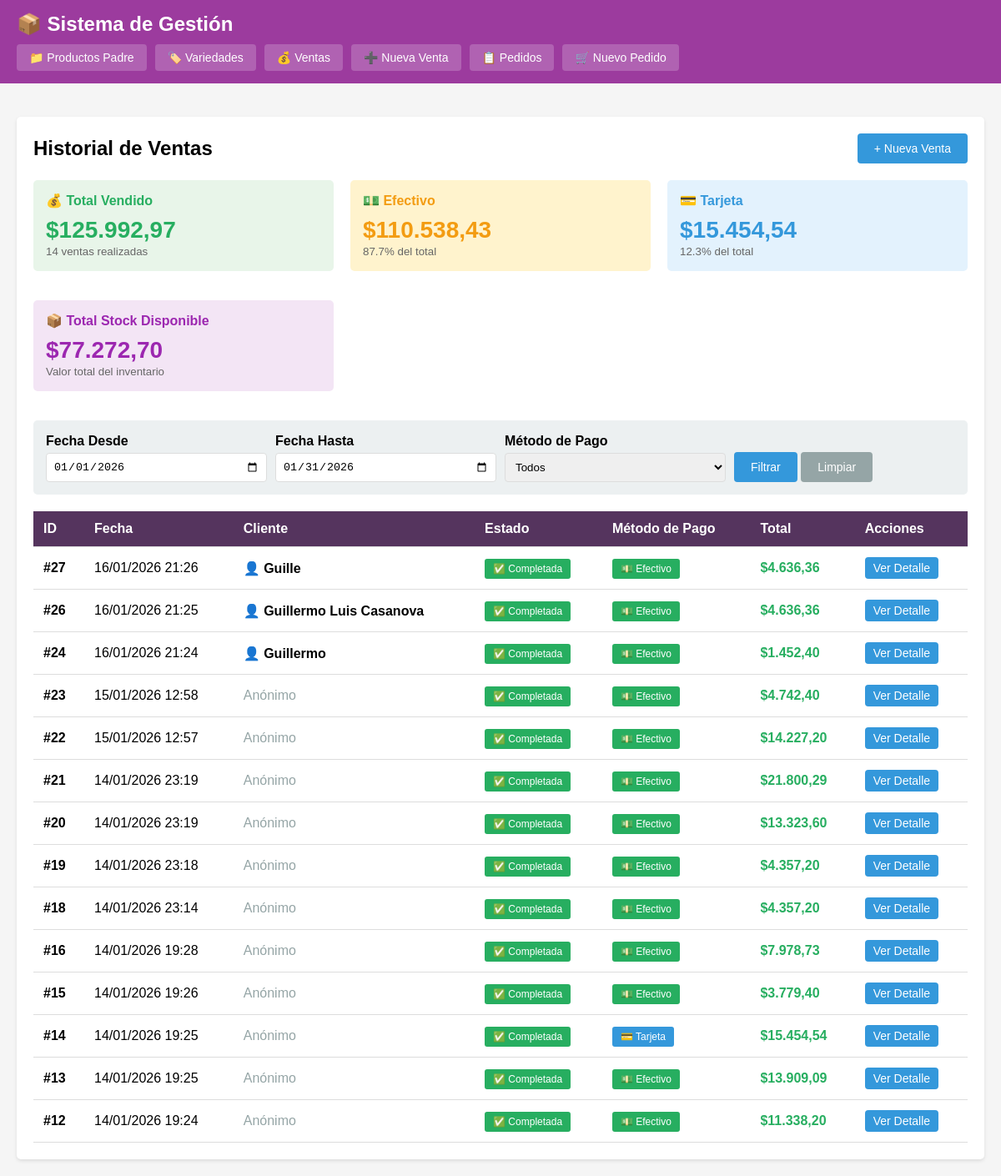
The app's page /index.php?c=venta&a=index with its own data.
### tables this page shows
CREATE TABLE ventas (
            id INTEGER PRIMARY KEY AUTOINCREMENT,
            total DECIMAL(10,2) NOT NULL,
            metodo_pago VARCHAR(20) NOT NULL,
            descuento_aplicado DECIMAL(10,2) DEFAULT 0,
            fecha DATETIME DEFAULT CURRENT_TIMESTAMP
        , nombre_cliente VARCHAR(200), estado VARCHAR(20) DEFAULT 'completada', fecha_formalizacion DATETIME);

### controllers/VentaController.php (called while the page is built, shortened)
<?php
class VentaController {
    private $ventaModel;
    private $variedadModel;
    public function __construct() {
        $this->ventaModel = new Venta();
        $this->variedadModel = new Variedad();
    }
public function index() {
    $filtros = [];
    if (empty($_GET['fecha_desde']) && empty($_GET['fecha_hasta']) && empty($_GET['metodo_pago'])) {
        $filtros['fecha_desde'] = date('Y-m-01');
        $filtros['fecha_hasta'] = date('Y-m-t');
    }
    $ventas = $this->ventaModel->getAll($filtros);
    $total_ventas = $this->ventaModel->getTotalVentas($filtros);
    $estadisticas = $this->ventaModel->getEstadisticas(
        $filtros['fecha_desde'] ?? null,
        $filtros['fecha_hasta'] ?? null
    );
    $total_stock_disponible = $this->variedadModel->getTotalStockDisponible();
    $this->render('ventas/index', [
        'ventas' => $ventas,
        'total_ventas' => $total_ventas,
        'estadisticas' => $estadisticas,
        'total_stock_disponible' => $total_stock_disponible,
        'filtros' => $filtros
    ]);
}
    private function render($view, $data = []) {
        extract($data);
        require BASE_PATH . '/views/' . $view . '.php';
        $content = ob_get_clean();
        require BASE_PATH . '/views/layout.php';
    }
}
?>

### config/database.php (called while the page is built, shortened)
<?php
class Database {
    private static $instance = null;
    private $conn;
    private function __construct() {
        try {
            $this->conn = new PDO('sqlite:' . DB_PATH);
            $this->conn->setAttribute(PDO::ATTR_ERRMODE, PDO::ERRMODE_EXCEPTION);
            $this->conn->setAttribute(PDO::ATTR_DEFAULT_FETCH_MODE, PDO::FETCH_ASSOC);
        } catch(PDOException $e) {
            die("Error de conexión: " . $e->getMessage());
        }
    }
    public static function getInstance() {
        if (self::$instance === null) {
            self::$instance = new self();
        }
        return self::$instance;
    }
    public function getConnection() {
        return $this->conn;
    }
}
?>

### models/Venta.php (called while the page is built, shortened)
<?php
class Venta {
    private $db;
    public function __construct() {
        $this->db = Database::getInstance()->getConnection();
    }
    public function getAll($filtros = []) {
        $sql = "SELECT * FROM ventas WHERE 1=1";
        $params = [];
        if (!empty($filtros['fecha_desde'])) {
            $sql .= " AND DATE(fecha) >= ?";
            $params[] = $filtros['fecha_desde'];
        }
        if (!empty($filtros['fecha_hasta'])) {
            $sql .= " AND DATE(fecha) <= ?";
            $params[] = $filtros['fecha_hasta'];
        }
        if (!empty($filtros['estado'])) {
            $sql .= " AND estado = ?";
            $params[] = $filtros['estado'];
        } else {
            $sql .= " AND estado != 'cancelada'";
        }
        $sql .= " ORDER BY fecha DESC";
        $stmt = $this->db->prepare($sql);
        $stmt->execute($params);
        return $stmt->fetchAll();
    }
    public function getEstadisticas($fecha_desde = null, $fecha_hasta = null) {
        $sql = "SELECT
                COUNT(*) as total_ventas,
                SUM(total) as total_vendido,
                AVG(total) as promedio_venta,
                SUM(CASE WHEN metodo_pago = 'efectivo' THEN total ELSE 0 END) as total_efectivo,
                SUM(CASE WHEN metodo_pago = 'tarjeta' THEN total ELSE 0 END) as total_tarjeta,
                SUM(CASE WHEN metodo_pago = 'transferencia' THEN total ELSE 0 END) as total_transferencia
                FROM ventas WHERE estado = 'completada'";
        $params = [];
        if ($fecha_desde) {
            $sql .= " AND DATE(fecha) >= ?";
            $params[] = $fecha_desde;
        }
        if ($fecha_hasta) {
            $sql .= " AND DATE(fecha) <= ?";
            $params[] = $fecha_hasta;
        }
        $stmt = $this->db->prepare($sql);
        $stmt->execute($params);
        $result = $stmt->fetch();
        if ($result) {
            $result['total_tarjeta_combinado'] = ($result['total_tarjeta'] ?? 0) + ($result['total_transferencia'] ?? 0);
        }
        return $result;
    }
}
?>

### helpers/FormatHelper.php (called while the page is built, shortened)
<?php
class FormatHelper {
    public static function precio($valor) {
        return '$' . number_format($valor, 2, ',', '.');
    }
}
?>

### models/Variedad.php (called while the page is built, shortened)
<?php
class Variedad {
    private $db;
    public function __construct() {
        $this->db = Database::getInstance()->getConnection();
    }
public function getTotalStockDisponible() {
    $sql = "SELECT SUM(precio_compra_total) as total FROM variedades WHERE activo = 1";
    $stmt = $this->db->query($sql);
    $result = $stmt->fetch();
    return $result['total'] ?? 0;
}
}
?>

### views/ventas/index.php (the view, shortened to what this page needs)
<div style="display: flex; justify-content: space-between; align-items: center; margin-bottom: 20px;">
    <h2>Historial de Ventas</h2>
    <a href="index.php?c=venta&a=nueva" class="btn btn-primary">+ Nueva Venta</a>
</div>
<div class="grid-3" style="margin-bottom: 20px;">
    <div class="card" style="background: #e8f5e9;">
        <h4 style="margin-bottom: 10px; color: #27ae60;">💰 Total Vendido</h4>
        <div style="font-size: 28px; font-weight: bold; color: #27ae60;">
            <?= FormatHelper::precio($estadisticas['total_vendido'] ?? 0) ?>
        </div>
        <small style="color: #666;"><?= $estadisticas['total_ventas'] ?? 0 ?> ventas realizadas</small>
    </div>
    <div class="card" style="background: #fff3cd;">
        <h4 style="margin-bottom: 10px; color: #f39c12;">💵 Efectivo</h4>
        <div style="font-size: 28px; font-weight: bold; color: #f39c12;">
            <?= FormatHelper::precio($estadisticas['total_efectivo'] ?? 0) ?>
        </div>
        <small style="color: #666;">
            <?php
            $porcentaje_efectivo = ($estadisticas['total_vendido'] > 0)
                ? (($estadisticas['total_efectivo'] / $estadisticas['total_vendido']) * 100)
                : 0;
            echo number_format($porcentaje_efectivo, 1) . '% del total';
            ?>
        </small>
    </div>
    <div class="card" style="background: #e3f2fd;">
        <h4 style="margin-bottom: 10px; color: #3498db;">💳 Tarjeta</h4>
        <div style="font-size: 28px; font-weight: bold; color: #3498db;">
            <?= FormatHelper::precio($estadisticas['total_tarjeta_combinado'] ?? 0) ?>
        </div>
        <small style="color: #666;">
            <?php
            $porcentaje_tarjeta = ($estadisticas['total_vendido'] > 0)
                ? (($estadisticas['total_tarjeta_combinado'] / $estadisticas['total_vendido']) * 100)
                : 0;
            echo number_format($porcentaje_tarjeta, 1) . '% del total';
            ?>
        </small>
    </div>
    <div class="card" style="background: #f3e5f5;">
        <h4 style="margin-bottom: 10px; color: #9c27b0;">📦 Total Stock Disponible</h4>
        <div style="font-size: 28px; font-weight: bold; color: #9c27b0;">
            <?= FormatHelper::precio($total_stock_disponible ?? 0) ?>
        </div>
        <small style="color: #666;">Valor total del inventario</small>
    </div>
</div>
<div class="filtros">
    <form method="GET" action="index.php">
        <div class="form-group">
            <label for="fecha_desde">Fecha Desde</label>
            <input type="date" id="fecha_desde" name="fecha_desde" value="<?= $filtros['fecha_desde'] ?? '' ?>">
        </div>
        <div class="form-group">
            <label for="fecha_hasta">Fecha Hasta</label>
            <input type="date" id="fecha_hasta" name="fecha_hasta" value="<?= $filtros['fecha_hasta'] ?? '' ?>">
        </div>
        <div class="form-group">
            <label for="metodo_pago">Método de Pago</label>
            <select id="metodo_pago" name="metodo_pago">
                <option value="">Todos</option>
            </select>
        </div>
        <div class="form-group">
            <label>&nbsp;</label>
            <button type="submit" class="btn btn-primary">Filtrar</button>
            <a href="index.php?c=venta&a=index" class="btn btn-secondary">Limpiar</a>
        </div>
    </form>
</div>
<?php if (empty($ventas)): ?>
    <div class="card">
        <p style="text-align: center; color: #95a5a6; padding: 20px;">No hay ventas registradas.</p>
    </div>
<?php else: ?>
<table>
    <thead>
        <tr>
            <th>ID</th>
            <th>Fecha</th>
            <th>Cliente</th>
            <th>Estado</th>
            <th>Método de Pago</th>
            <th>Total</th>
            <th>Acciones</th>
        </tr>
    </thead>
    <tbody>
        <?php foreach ($ventas as $venta): ?>
            <tr style="<?= $venta['estado'] == 'cancelada' ? 'opacity: 0.6;' : '' ?>">
                <td><strong>#<?= $venta['id'] ?></strong></td>
                <td><?= date('d/m/Y H:i', strtotime($venta['fecha'])) ?></td>
                <td>
                    <?php if ($venta['nombre_cliente']): ?>
                        <strong>👤 <?= htmlspecialchars($venta['nombre_cliente']) ?></strong>
                    <?php else: ?>
                        <span style="color: #95a5a6;">Anónimo</span>
                    <?php endif; ?>
                </td>
                <td>
                    <?php if ($venta['estado'] == 'completada'): ?>
                        <span class="badge" style="background: #27ae60;">✅ Completada</span>
                    <?php elseif ($venta['estado'] == 'preventa'): ?>
                        <span class="badge" style="background: #f39c12;">⏳ Pre-venta</span>
                    <?php else: ?>
                        <span class="badge" style="background: #e74c3c;">❌ Cancelada</span>
                    <?php endif; ?>
                </td>
                <td>
                    <?php if ($venta['metodo_pago'] == 'efectivo'): ?>
                        <span class="badge" style="background: #27ae60;">💵 Efectivo</span>
                    <?php elseif ($venta['metodo_pago'] == 'tarjeta'): ?>
                        <span class="badge" style="background: #3498db;">💳 Tarjeta</span>
                    <?php else: ?>
                        <span class="badge" style="background: #9b59b6;">🔄 Transferencia</span>
                    <?php endif; ?>
                </td>
                <td><strong style="color: #27ae60; font-size: 16px;"><?= FormatHelper::precio($venta['total']) ?></strong></td>
                <td>
                    <a href="index.php?c=venta&a=detalle&id=<?= $venta['id'] ?>" class="btn btn-primary" style="padding: 5px 10px;">Ver Detalle</a>
                </td>
            </tr>
        <?php endforeach; ?>
    </tbody>
</table>
<?php endif; ?>

### index.php (shortened to what this page needs)
<?php
spl_autoload_register(function ($class) {
    $paths = [
        BASE_PATH . '/models/' . $class . '.php',
        BASE_PATH . '/controllers/' . $class . '.php',
        BASE_PATH . '/helpers/' . $class . '.php'
    ];
    foreach ($paths as $path) {
        if (file_exists($path)) {
            return;
        }
    }
});
require_once BASE_PATH . '/config/database.php';
$controller = $_GET['c'] ?? 'variedad';
$action = $_GET['a'] ?? 'index';
$id = $_GET['id'] ?? null;
$controllerName = ucfirst($controller) . 'Controller';
if (class_exists($controllerName)) {
    $controllerInstance = new $controllerName();
    if (method_exists($controllerInstance, $action)) {
        $controllerInstance->$action($id);
    } else {
        header("HTTP/1.0 404 Not Found");
        echo "Acción no encontrada";
    }
} else {
    header("HTTP/1.0 404 Not Found");
    echo "Controlador no encontrado";
}
?>

### views/layout.php (shortened to what this page needs)
<!DOCTYPE html>
<html lang="es">
<head>
</head>
<body>
    <div class="header">
        <div class="container">
            <h1>📦 Sistema de Gestión</h1>
            <div class="nav">
                <a href="index.php?c=productoPadre&a=index">📁 Productos Padre</a>
                <a href="index.php?c=variedad&a=index">🏷️ Variedades</a>
                <a href="index.php?c=venta&a=index">💰 Ventas</a>
                <a href="index.php?c=venta&a=nueva">➕ Nueva Venta</a>
                <a href="index.php?c=pedido&a=index">📋 Pedidos</a>
                <a href="index.php?c=pedido&a=nuevo">🛒 Nuevo Pedido</a>
            </div>
        </div>
    </div>
    <div class="container">
        <div class="content">
            <?= $content ?>
        </div>
    </div>
</body>
</html>

### views/layout.php (style rules this page uses)
* { margin: 0; padding: 0; box-sizing: border-box; }
body { font-family: Arial, sans-serif; background: #f5f5f5; }
.header { background: #9c3b9e; color: white; padding: 15px 0; margin-bottom: 20px; }
.header .container { max-width: 1200px; margin: 0 auto; padding: 0 20px; }
.header h1 { font-size: 24px; margin-bottom: 10px; }
.nav { display: flex; gap: 10px; flex-wrap: wrap; }
.nav a { color: white; text-decoration: none; padding: 8px 15px; background: rgba(255,255,255,0.2); border-radius: 4px; font-size: 14px; }
.container { max-width: 1200px; margin: 0 auto; padding: 20px; }
.content { background: white; padding: 20px; border-radius: 5px; box-shadow: 0 2px 4px rgba(0,0,0,0.1); }
.btn { display: inline-block; padding: 10px 20px; text-decoration: none; border-radius: 4px; cursor: pointer; border: none; font-size: 14px; }
.btn-primary { background: #3498db; color: white; }
.btn-secondary { background: #95a5a6; color: white; }
table { width: 100%; border-collapse: collapse; margin-top: 20px; }
table th, table td { padding: 12px; text-align: left; border-bottom: 1px solid #ddd; }
table th { background: #55345e; color: white; }
.form-group { margin-bottom: 15px; }
.form-group label { display: block; margin-bottom: 5px; font-weight: bold; }
.form-group input, .form-group textarea, .form-group select { width: 100%; padding: 8px; border: 1px solid #ddd; border-radius: 4px; }
.badge { padding: 5px 10px; border-radius: 3px; font-size: 12px; color: white; }
.grid-3 { display: grid; grid-template-columns: 1fr 1fr 1fr; gap: 20px; }
.card { background: #ecf0f1; padding: 15px; border-radius: 5px; margin-bottom: 15px; }
.filtros { background: #ecf0f1; padding: 15px; border-radius: 5px; margin-bottom: 20px; }
.filtros form { display: flex; gap: 10px; flex-wrap: wrap; align-items: flex-end; }
.filtros .form-group { margin-bottom: 0; flex: 1; min-width: 150px; }

### records on screen
ventas: id "27", fecha "16/01/2026 21:26", nombre_cliente "Guille", estado "✅ Completada", metodo_pago "💵 Efectivo", total "$4.636,36"
ventas: id "26", fecha "16/01/2026 21:25", nombre_cliente "Guillermo Luis Casanova", estado "✅ Completada", metodo_pago "💵 Efectivo", total "$4.636,36"
ventas: id "24", fecha "16/01/2026 21:24", nombre_cliente "Guillermo", estado "✅ Completada", metodo_pago "💵 Efectivo", total "$1.452,40"
ventas: id "23", fecha "15/01/2026 12:58", shows "Anónimo", estado "✅ Completada", metodo_pago "💵 Efectivo", total "$4.742,40"
ventas: id "22", fecha "15/01/2026 12:57", shows "Anónimo", estado "✅ Completada", metodo_pago "💵 Efectivo", total "$14.227,20"
ventas: id "21", fecha "14/01/2026 23:19", shows "Anónimo", estado "✅ Completada", metodo_pago "💵 Efectivo", total "$21.800,29"
ventas: id "20", fecha "14/01/2026 23:19", shows "Anónimo", estado "✅ Completada", metodo_pago "💵 Efectivo", total "$13.323,60"
ventas: id "19", fecha "14/01/2026 23:18", shows "Anónimo", estado "✅ Completada", metodo_pago "💵 Efectivo", total "$4.357,20"
ventas: id "18", fecha "14/01/2026 23:14", shows "Anónimo", estado "✅ Completada", metodo_pago "💵 Efectivo", total "$4.357,20"
ventas: id "16", fecha "14/01/2026 19:28", shows "Anónimo", estado "✅ Completada", metodo_pago "💵 Efectivo", total "$7.978,73"
ventas: id "15", fecha "14/01/2026 19:26", shows "Anónimo", estado "✅ Completada", metodo_pago "💵 Efectivo", total "$3.779,40"
ventas: id "14", fecha "14/01/2026 19:25", shows "Anónimo", estado "✅ Completada", metodo_pago "💳 Tarjeta", total "$15.454,54"
ventas: id "13", fecha "14/01/2026 19:25", shows "Anónimo", estado "✅ Completada", metodo_pago "💵 Efectivo", total "$13.909,09"
ventas: id "12", fecha "14/01/2026 19:24", shows "Anónimo", estado "✅ Completada", metodo_pago "💵 Efectivo", total "$11.338,20"

### other values on screen
FormatHelper::precio($estadisticas['total_vendido'] ?? 0) "$125.992,97"
$estadisticas['total_ventas'] "14"
FormatHelper::precio($estadisticas['total_efectivo'] ?? 0) "$110.538,43"
$porcentaje_efectivo "87.7"
FormatHelper::precio($estadisticas['total_tarjeta_combinado'] ?? 0) "$15.454,54"
$porcentaje_tarjeta "12.3"
FormatHelper::precio($total_stock_disponible ?? 0) "$77.272,70"
